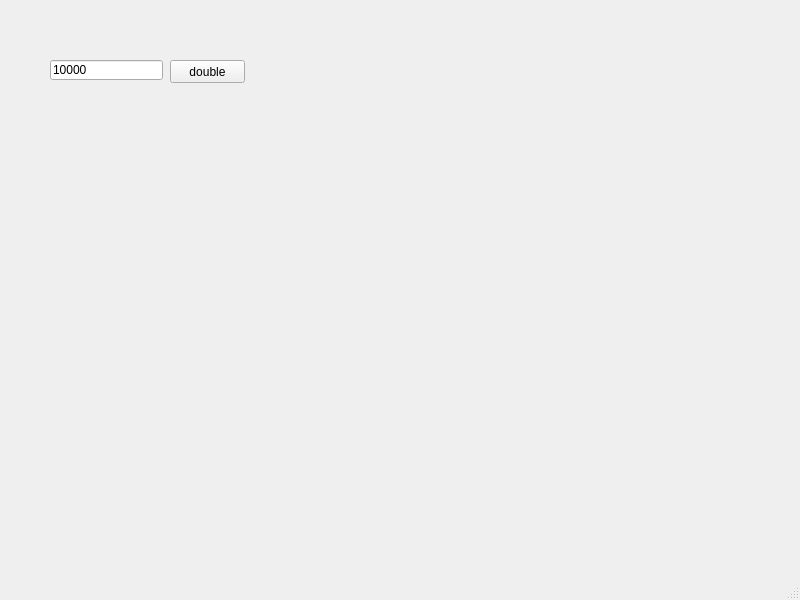
<?xml version="1.0" encoding="UTF-8"?>
<ui version="4.0">
 <class>MainWindow</class>
 <widget class="QMainWindow" name="MainWindow">
  <property name="geometry">
   <rect>
    <x>0</x>
    <y>0</y>
    <width>800</width>
    <height>600</height>
   </rect>
  </property>
  <property name="windowTitle">
   <string>MainWindow</string>
  </property>
  <widget class="QWidget" name="centralwidget">
   <widget class="QLineEdit" name="le">
    <property name="geometry">
     <rect>
      <x>50</x>
      <y>60</y>
      <width>113</width>
      <height>20</height>
     </rect>
    </property>
    <property name="text">
     <string>10000</string>
    </property>
   </widget>
   <widget class="QPushButton" name="pb">
    <property name="geometry">
     <rect>
      <x>170</x>
      <y>60</y>
      <width>75</width>
      <height>23</height>
     </rect>
    </property>
    <property name="text">
     <string>double</string>
    </property>
   </widget>
  </widget>
  <widget class="QStatusBar" name="statusbar"/>
 </widget>
 <resources/>
 <connections/>
</ui>
